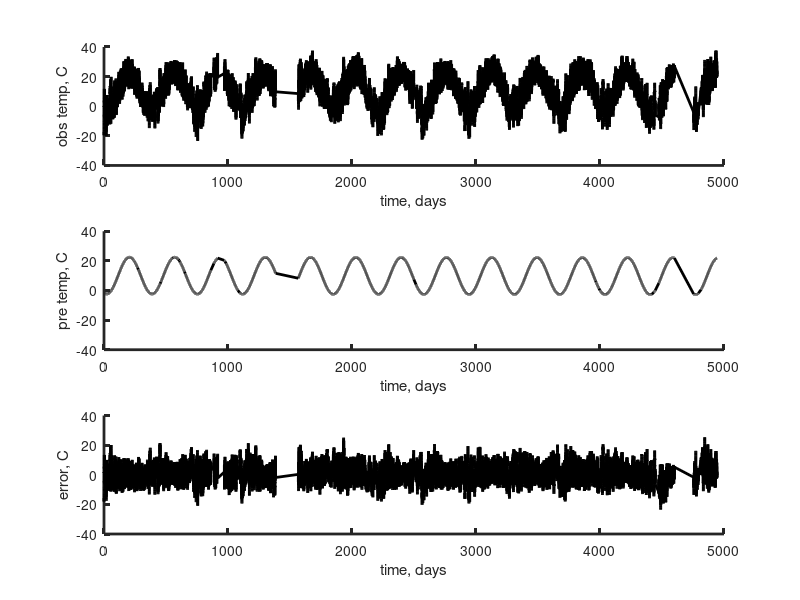
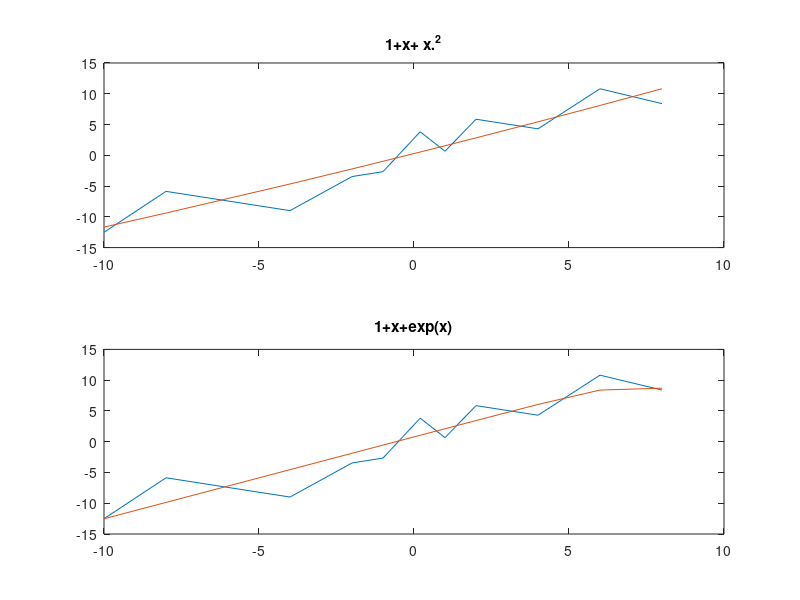

Write MATLAB code to recreate these figures, in order.
%%% Lab3  Lily Cheng
%% Question1

line = load('linedata01.txt');
v1 = line(:,1);
v2 = line(:,2);

% 1st order polynomial
p1 = polyfit(v1,v2,1)    % p =  1.2474    0.4631 
x = [-15:15];
y1 = 0.4631 + 1.2474*x;
n = length(v2); %n = 11
figure(1)
subplot(2,2,1)
plot(v1,v2)
hold on
plot(x,y1)
title('1st order')

% 2nd order polynomial
p2 = polyfit(v1,v2,2)    % p =  0.0068    1.2625    0.2787 
x = [-15:15];
y2 = 0.2787 + 1.2625*x + 0.0068*x.^2;

subplot(2,2,2)
plot(v1,v2)
hold on
plot(x,y2)
title('2nd order')

% 3rd order polynomial
p3 = polyfit(v1,v2,3)    % p =  -0.0079   -0.0142    1.7314    0.4579
x = [-15:15];
y3 = 0.4579 + 1.7314*x - 0.0142*x.^2 - 0.0079*x.^3;

subplot(2,2,3)
plot(v1,v2)
hold on
plot(x,y3)
title('3rd order')

% 4th order polynomial
p4 = polyfit(v1,v2,4)    % p =   -0.0016   -0.0132    0.1044    1.8881   -0.2588
x = [-15:15];
y4 = -0.2588 + 1.8881*x + 0.1044*x.^2 - 0.0132*x.^3 -0.0016*x.^4;

subplot(2,2,4)
plot(v1,v2)
hold on
plot(x,y4)
title('4th order')

% calculating adjusted R square
rds1 = sum((0.4631 + 1.2474*v1-v2).^2); % rds1 = 72.0506
r1_square = 1- rds1/sum((v2-mean(v2)).^2); % r1_square = 0.8681
adjusted_r1_square = 1 - [(1-r1_square.^2)*(n-1)/(n - 1 - 1)] %  0.7262

rds2 = sum((0.2787 + 1.2625*v1 + 0.0068*v1.^2-v2).^2) %rds2 = 71.5855
r2_square = 1- rds2/sum((v2-mean(v2)).^2); %r2_square = 0.8689
adjusted_r2_square = 1 - [(1-r2_square.^2)*(n-1)/(n - 2 - 1)] % 0.6938

rds3 = sum((0.4579 + 1.7314*v1 - 0.0142*v1.^2 - 0.0079*v1.^3-v2).^2) % rds3 = 60.7261
r3_square = 1- rds3/sum((v2-mean(v2)).^2) % r3_square = 0.8888
adjusted_r3_square = 1 - [(1-r3_square.^2)*(n-1)/(n - 3 - 1)] % 0.7000

rds4 = sum((-0.2588 + 1.8881*v1 + 0.1044*v1.^2 - 0.0132*v1.^3 -0.0016*v1.^4-v2).^2) % rds4 = 50.6048
r4_square = 1- rds4/sum((v2-mean(v2)).^2) % r4_square = 0.9073
adjusted_r4_square = 1 - [(1-r4_square.^2)*(n-1)/(n - 4 - 1)] % 0.7055

% Because R square is biased that it doesn't consider the influence of the number of terms in my model, I use adjusted R square to tell if I included too many terms in my model compared with the number of observations. Because if that (overfitting) happens, the regression model becomes tailored to fit the quirks and random noise in my specific data sample rather than reflecting the overall population. Based on the criteria of getting the highest adjusted R square, the 1st
% line has the highest adjusted R square so it best fits the observation.
% In terms of overfitting, the rank of the value of R square is: 
% r1_square <  r2_square <  r3_square <  r4_square
% compare with the rank of the value of adjusted R square, which is:
% adjusted_r1_square > adjusted_r4_square > adjusted_r3_square > adjusted_r2_square
% In this case, as the 1st line is the best fit and the least terms,
% overfitting occurs in all the other 3 lines.

%% Question2
% a) when using 1+x+ x2
N = length(v1);
M=3;
G=zeros(N,M);
G(:,1)=1;
G(:,2)=v1;
G(:,3)=v1.^2;
dobs = v2;
mest = (G'*G)\(G'*dobs); %mest = [0.2787, 1.2625, 0.0068]
%y1 = 0.2787 + 1.2625*x + 0.0068*x.^2;

dpre = G*mest;
e = dobs - dpre;
E = e'*e; % E = [71.5854628182454]


figure(2)
subplot(2,1,1)
plot(v1,v2)
hold on
plot(v1,dpre)
title('1+x+ x.^2')


% b) when using 1+x+exp(x)
F=zeros(N,M);
F(:,1)=1;
F(:,2)=v1;
F(:,3)=exp(v1);
dobs = v2;
mest_F = (F'*F)\(F'*dobs); 

dpre_F = F*mest_F;
e_F = dobs - dpre_F;
E_F = e_F'*e_F; % E_F = [67.4727548324294]

subplot(2,1,2)
plot(v1,v2)
hold on
plot(v1,dpre_F)
title('1+x+exp(x)')

%  As E > E_F, the smaller the error vector, the better the model fits observations. Replacing x.^2 by exp(x) term helps the fitting.


%%% Ques3 : Modify MatLab script, sample.m, to achieve a better fit to the Black Rock Forest temperature dataset (brf_temp.txt).

% eda04_11
% load Black Rock Forest temperature data

% read the data
Draw=load('brf_temp.txt');
traw=Draw(:,1);
draw=Draw(:,2);
Nraw=length(draw);

% exclude bad data
n = find( (draw~=0) & (draw>-40) & (draw<38) );
t=traw(n);
d=draw(n);

N=length(d);
M=4;

% plot the data
figure(1);
clf;
subplot(3,1,1);
set(gca,'LineWidth',2);
hold on;
axis( [0, 5000, -40, 40] );
plot(t,d,'k-','LineWidth',2);
xlabel('time, days');
ylabel('obs temp, C');

% set up data kernel
Ty=365.25;
G=zeros(N,4);
G(:,1)=1;
G(:,2)=t;
G(:,3)=cos(2*pi*t/Ty);
G(:,4)=sin(2*pi*t/Ty);

% predict data
mest = (G'*G)\(G'*d);
dpre = G*mest;
e = d - dpre;
E = e'*e; % 3.3096e+06
subplot(3,1,2);
set(gca,'LineWidth',2);
hold on;
axis( [0, 5000, -40, 40] );
plot(t,dpre,'k-','LineWidth',2);
xlabel('time, days');
ylabel('pre temp, C')

% plot error
subplot(3,1,3);
set(gca,'LineWidth',2);
hold on;
axis( [0, 5000, -40, 40] );
plot(t,e,'k-','LineWidth',2);
xlabel('time, days');
ylabel('error, C')

%% (1) add one additional term x^2 in the regression model.
M=5;

% set up data kernel
Ty=365.25;
F=zeros(N,M);
F(:,1)=1;
F(:,2)=t;
F(:,3)=cos(2*pi*t/Ty);
F(:,4)=sin(2*pi*t/Ty);
F(:,5)=t.^2;

% predict data
mest_F = (F'*F)\(F'*d);
dpre_F = F*mest_F;
e_F = d - dpre_F;
E_F = e_F'*e_F; % 3.3089e+06

%% (2) add additional periods of Ty/2, where Ty is the period of 1 year, in an attempt to better capture the shape of the (semi) annual variation
M=6;

% set up data kernel
Ty=365.25;
H=zeros(N,M);
H(:,1)=1;
H(:,2)=t;
H(:,3)=cos(2*pi*t/Ty);
H(:,4)=sin(2*pi*t/Ty);
H(:,5)=cos(2*pi*t/(Ty/2));
H(:,6)=sin(2*pi*t/(Ty/2));

% predict data
mest_H = (H'*H)\(H'*d);
dpre_H = H*mest_H;
e_H = d - dpre_H;
E_H = e_H'*e_H; % 3.3085e+06

%% (3) add additional periods of Ty/2 and Ty/3 together.
M=8;

% set up data kernel
Ty=365.25;
I=zeros(N,M);
I(:,1)=1+ Ty/2 + Ty/3;
I(:,2)=t;
I(:,3)=cos(2*pi*t/Ty);
I(:,4)=sin(2*pi*t/Ty);
I(:,5)=cos(2*pi*t/(Ty/2));
I(:,6)=sin(2*pi*t/(Ty/2));
I(:,7)=cos(2*pi*t/(Ty/3));
I(:,8)=sin(2*pi*t/(Ty/3));

% predict data
mest_I = (I'*I)\(I'*d);
dpre_I = I*mest_I;
e_I = d - dpre_I;
E_I = e_I'*e_I; % 3.2917e+06

% By comparing the value of 4 error vectors above, I found that 3)add additional periods of Ty/2 and Ty/3 together
% gets the smallest error vector (= 3.2917e+06) which
% works best to achieve a better fit.



